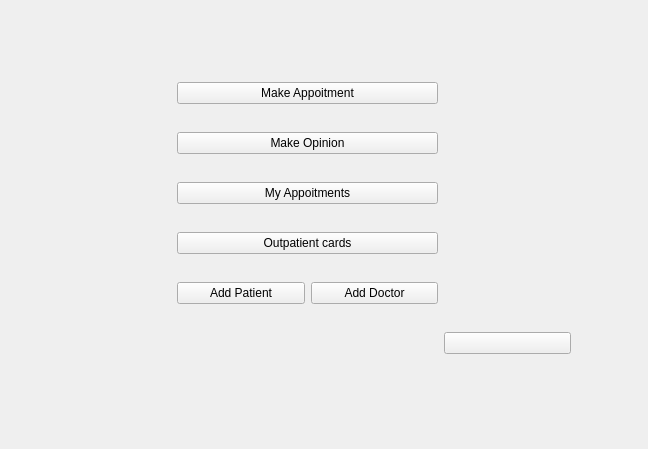
<?xml version="1.0" encoding="UTF-8"?>
<ui version="4.0">
 <class>MenuForm</class>
 <widget class="QWidget" name="MenuForm">
  <property name="geometry">
   <rect>
    <x>0</x>
    <y>0</y>
    <width>648</width>
    <height>449</height>
   </rect>
  </property>
  <property name="windowTitle">
   <string>Form</string>
  </property>
  <widget class="QWidget" name="gridLayoutWidget">
   <property name="geometry">
    <rect>
     <x>50</x>
     <y>60</y>
     <width>521</width>
     <height>321</height>
    </rect>
   </property>
   <layout class="QGridLayout" name="gridLayout">
    <item row="3" column="1" colspan="2">
     <widget class="QPushButton" name="pushButton_OutPatientsCards">
      <property name="text">
       <string>Outpatient cards</string>
      </property>
     </widget>
    </item>
    <item row="5" column="0">
     <spacer name="horizontalSpacer_3">
      <property name="orientation">
       <enum>Qt::Horizontal</enum>
      </property>
      <property name="sizeHint" stdset="0">
       <size>
        <width>40</width>
        <height>20</height>
       </size>
      </property>
     </spacer>
    </item>
    <item row="2" column="1" colspan="2">
     <widget class="QPushButton" name="pushButton_MyAppoitments">
      <property name="text">
       <string>My Appoitments</string>
      </property>
     </widget>
    </item>
    <item row="1" column="1" colspan="2">
     <widget class="QPushButton" name="pushButton_MakeOpinion">
      <property name="text">
       <string>Make Opinion</string>
      </property>
     </widget>
    </item>
    <item row="6" column="3">
     <widget class="QPushButton" name="pushButton_Settings">
      <property name="sizePolicy">
       <sizepolicy hsizetype="Minimum" vsizetype="Fixed">
        <horstretch>0</horstretch>
        <verstretch>0</verstretch>
       </sizepolicy>
      </property>
      <property name="text">
       <string/>
      </property>
     </widget>
    </item>
    <item row="5" column="2">
     <widget class="QPushButton" name="pushButton_AddDoctor">
      <property name="text">
       <string>Add Doctor</string>
      </property>
     </widget>
    </item>
    <item row="5" column="1">
     <widget class="QPushButton" name="pushButton_AddPatient">
      <property name="text">
       <string>Add Patient</string>
      </property>
     </widget>
    </item>
    <item row="3" column="3">
     <spacer name="horizontalSpacer_4">
      <property name="orientation">
       <enum>Qt::Horizontal</enum>
      </property>
      <property name="sizeHint" stdset="0">
       <size>
        <width>40</width>
        <height>20</height>
       </size>
      </property>
     </spacer>
    </item>
    <item row="6" column="2">
     <spacer name="horizontalSpacer_2">
      <property name="orientation">
       <enum>Qt::Horizontal</enum>
      </property>
      <property name="sizeHint" stdset="0">
       <size>
        <width>40</width>
        <height>20</height>
       </size>
      </property>
     </spacer>
    </item>
    <item row="0" column="1" colspan="2">
     <widget class="QPushButton" name="pushButton_MakeAppoitment">
      <property name="text">
       <string>Make Appoitment</string>
      </property>
     </widget>
    </item>
    <item row="6" column="1">
     <spacer name="horizontalSpacer">
      <property name="orientation">
       <enum>Qt::Horizontal</enum>
      </property>
      <property name="sizeHint" stdset="0">
       <size>
        <width>40</width>
        <height>20</height>
       </size>
      </property>
     </spacer>
    </item>
   </layout>
  </widget>
 </widget>
 <resources/>
 <connections/>
</ui>
